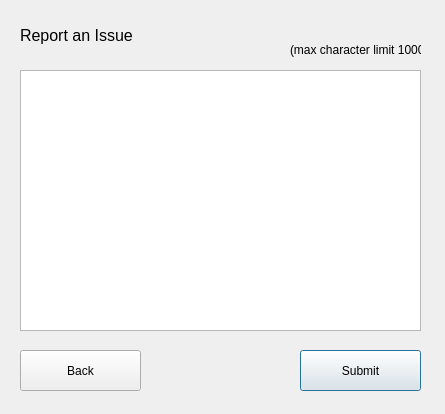
<?xml version="1.0" encoding="UTF-8"?>
<ui version="4.0">
 <class>ReportIssue</class>
 <widget class="QDialog" name="ReportIssue">
  <property name="geometry">
   <rect>
    <x>0</x>
    <y>0</y>
    <width>445</width>
    <height>414</height>
   </rect>
  </property>
  <property name="windowTitle">
   <string>Report an Issue</string>
  </property>
  <widget class="QPushButton" name="pushButton_submit">
   <property name="geometry">
    <rect>
     <x>300</x>
     <y>350</y>
     <width>121</width>
     <height>41</height>
    </rect>
   </property>
   <property name="text">
    <string>Submit</string>
   </property>
  </widget>
  <widget class="QLabel" name="label_reportissue">
   <property name="geometry">
    <rect>
     <x>20</x>
     <y>20</y>
     <width>121</width>
     <height>31</height>
    </rect>
   </property>
   <property name="font">
    <font>
     <pointsize>12</pointsize>
    </font>
   </property>
   <property name="text">
    <string>Report an Issue</string>
   </property>
  </widget>
  <widget class="QLabel" name="label_2_maxchar">
   <property name="geometry">
    <rect>
     <x>290</x>
     <y>40</y>
     <width>131</width>
     <height>20</height>
    </rect>
   </property>
   <property name="text">
    <string>(max character limit 1000)</string>
   </property>
  </widget>
  <widget class="QPlainTextEdit" name="plainTextEdit">
   <property name="geometry">
    <rect>
     <x>20</x>
     <y>70</y>
     <width>401</width>
     <height>261</height>
    </rect>
   </property>
  </widget>
  <widget class="QPushButton" name="pushButton_back">
   <property name="geometry">
    <rect>
     <x>20</x>
     <y>350</y>
     <width>121</width>
     <height>41</height>
    </rect>
   </property>
   <property name="text">
    <string>Back</string>
   </property>
  </widget>
 </widget>
 <resources/>
 <connections/>
</ui>
